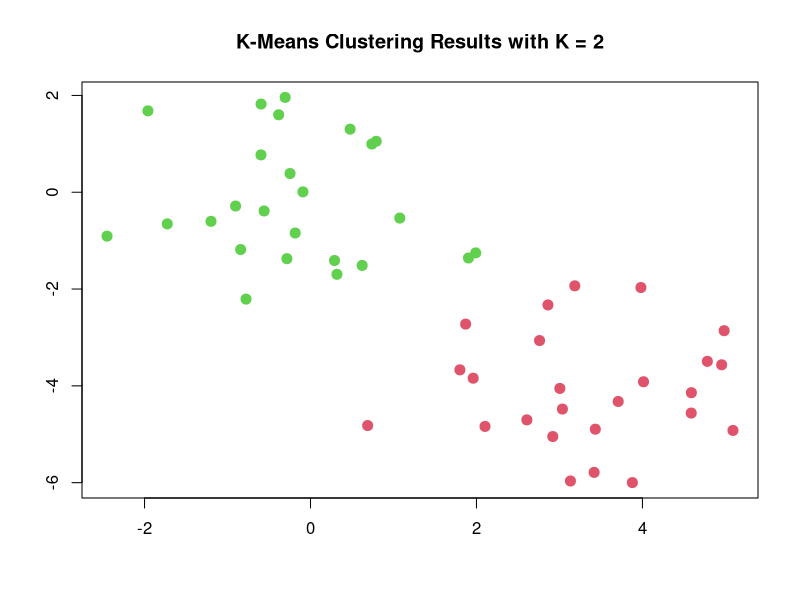
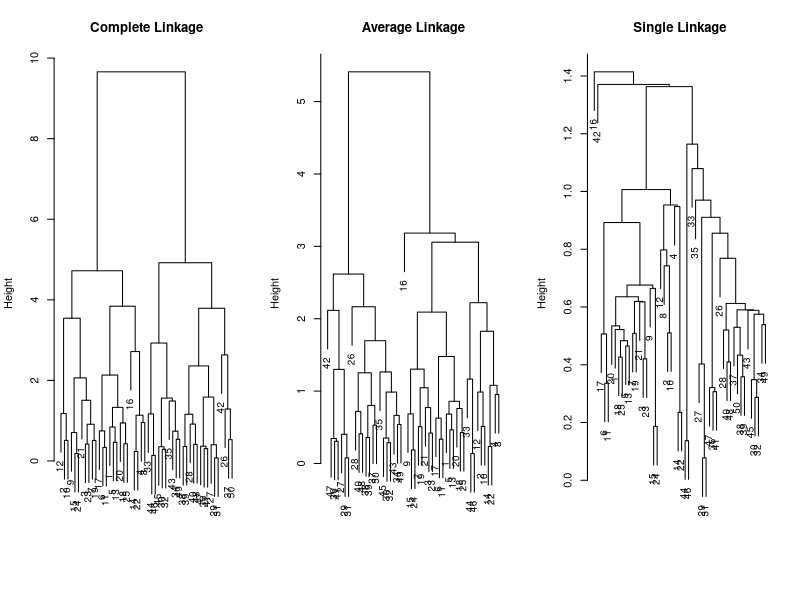
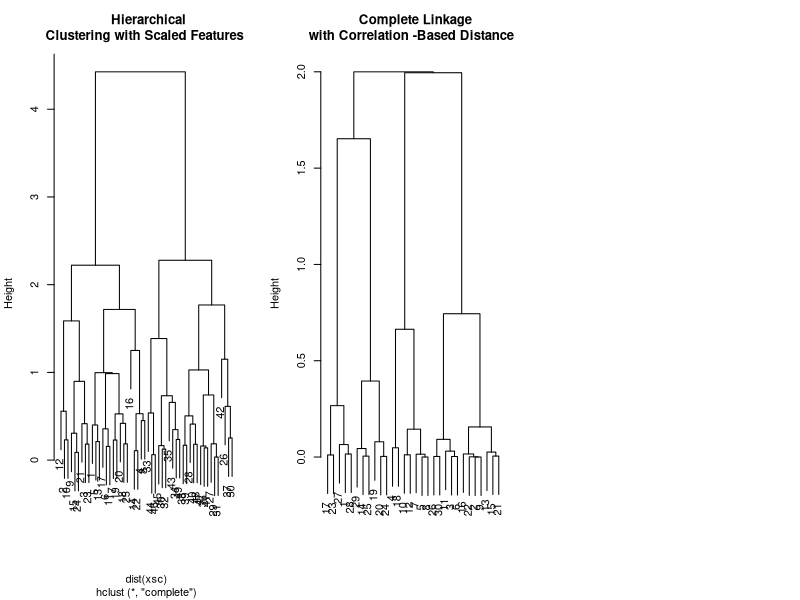

Write R code to recreate these figures, in order.
## ---- chunk 1
# simulate a data with two clusters
set.seed(2)
x = matrix(rnorm(50*2),ncol = 2)
x[1:25,1] = x[1:25,1] + 3
x[1:25,2] = x[1:25,2] - 4

# perform K-means clustering with K = 2
km.out = kmeans(x,2,nstart = 20)

# Cluster assignments of the 50 observations are contained in km.out$cluster. Plot also shown below
km.out$cluster
plot(x,col=(km.out$cluster + 1), main="K-Means Clustering Results with K = 2", xlab = "", ylab = "", pch = 20, cex = 2)

# Performing K-means with K = 3
# the two clusters are split up
# nstart > 1 means that kmeans will run more than once, and the best result will be reported. tot.withinss is the total within-cluster sum of squares

set.seed(4)
km.out = kmeans(x,3,nstart = 20)
km.out$tot.withinss
km.out = kmeans(x,3,nstart = 1)
km.out$tot.withinss
## ---- chunk 2
# perform hierarchical clustering with euclidian distance as dissimilarity measurement and complete linkage
hc.complete = hclust(dist(x), method = "complete")

#other forms of linkage used below
hc.average = hclust(dist(x), method = "average")
hc.single = hclust(dist(x),method = "single")

# Dendrograms are plotted below
par(mfrow = c(1,3))
plot(hc.complete, main = "Complete Linkage", xlab = "", sub = "", cex = .9)
plot(hc.average, main = "Average Linkage", xlab = "", sub = "", cex = .9)
plot(hc.single, main = "Single Linkage", xlab = "", sub = "", cex = .9)

# cutree() can be used to determine the cluster labels for each observation associated with a given cut of the dendrogram
# complete and average linkage do an okay job, but single linkage doesn't do the greatest
cutree(hc.complete,2)
cutree(hc.average,2)
cutree(hc.single,2)

# Four clusters are selected with hc.single
cutree(hc.single,4)

# Scale the features before performing hierarchical clustering of the observations
xsc = scale(x)
plot(hclust(dist(xsc), method ="complete"), main=" Hierarchical
Clustering with Scaled Features ")

# correlation based distance can be computed using the as.dist()
# Only makes sense to do for data with at least three features though
x = matrix(rnorm(30*3),ncol = 3)
dd = as.dist(1-cor(t(x)))
plot(hclust(dd, method ="complete"), main=" Complete Linkage
with Correlation -Based Distance ", xlab="", sub ="")
